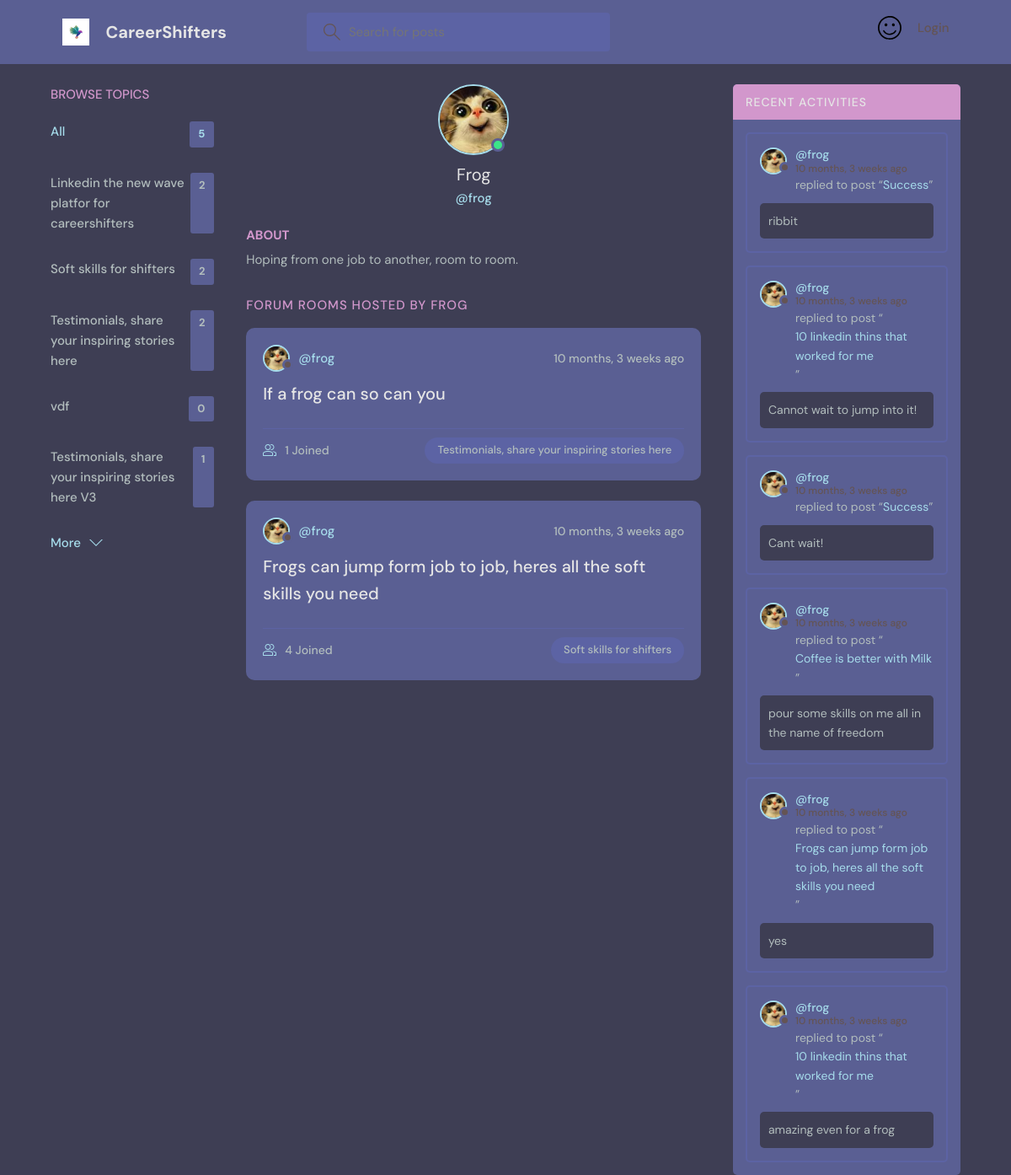
Before: /profile/2/ with the older database file.
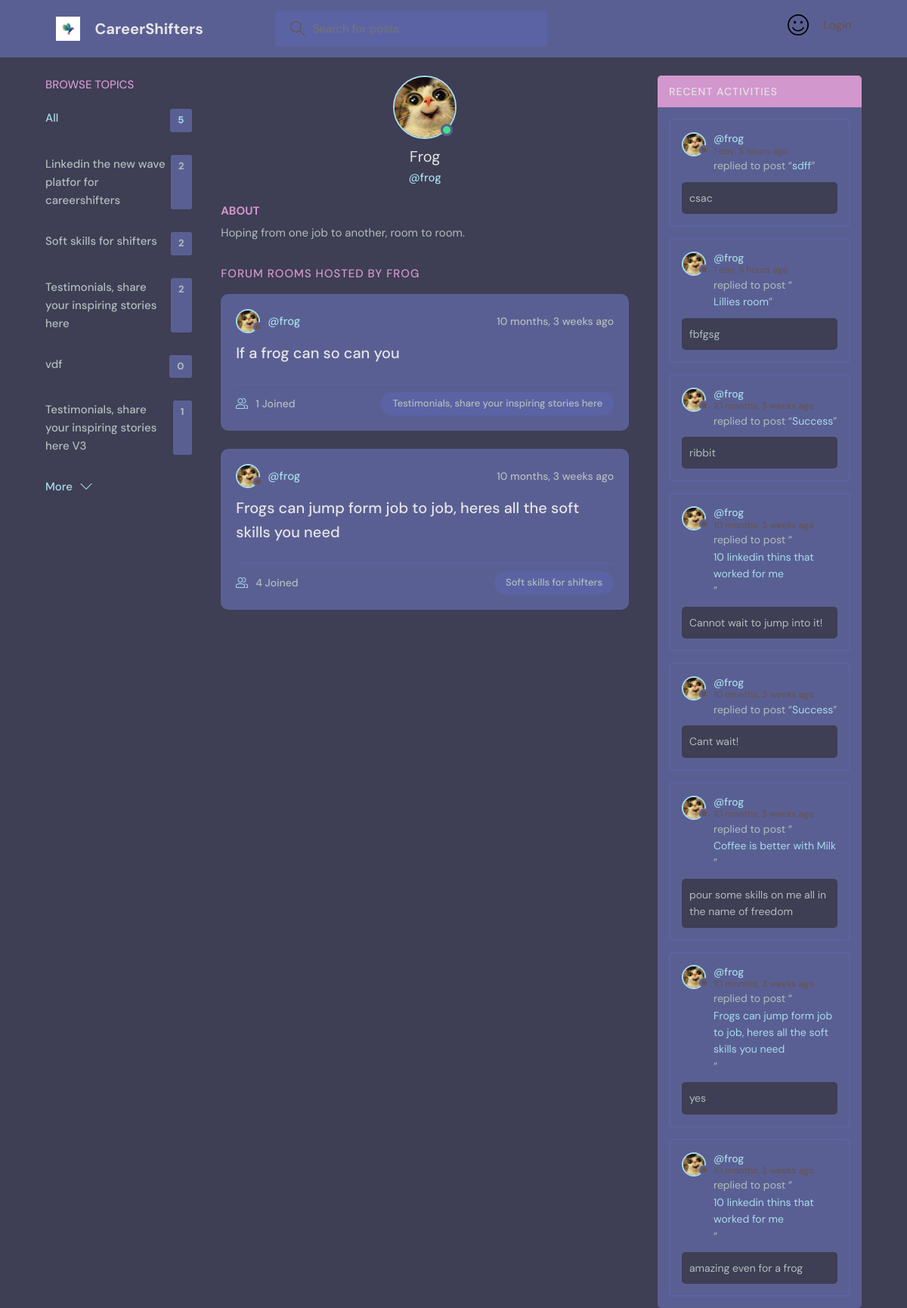
After: the same page with the newer database file.
### base/models.py (models this page shows, shortened)
class Topic(models.Model):
    name = models.CharField(max_length=200)

class Room(models.Model):
    host = models.ForeignKey(User, on_delete=models.SET_NULL, null=True)
    topic = models.ForeignKey(Topic, on_delete=models.SET_NULL, null=True)
    name = models.CharField(max_length=200)
    description = models.TextField(null=True, blank=True)
    participants = models.ManyToManyField(
        User, related_name='participants', blank=True)
    updated = models.DateTimeField(auto_now=True)
    created = models.DateTimeField(auto_now_add=True)
    class Meta:
        ordering = ['-updated', '-created']
    def __str__(self):
        return self.name

class User(AbstractUser):
    name = models.CharField(max_length=200, null=True)
    email = models.EmailField(unique=True, null=True)
    bio = models.TextField(null=True)
    avatar = models.ImageField(null=True, default="avatar.svg")
    USERNAME_FIELD = 'email'
    EMAIL_FIELD = 'email'
    REQUIRED_FIELDS =  ['username'] # added username, for super user

class Message(models.Model):
    user = models.ForeignKey(User, on_delete=models.CASCADE)
    room = models.ForeignKey(Room, on_delete=models.CASCADE)
    body = models.TextField()
    updated = models.DateTimeField(auto_now=True)
    created = models.DateTimeField(auto_now_add=True)
    class Meta:
        ordering = ['-updated', '-created']

### base/views.py (the view)
# urls.py: path('profile/<str:pk>/', views.userProfile, name="user-profile"),
def userProfile(request, pk):
    user = User.objects.get(id=pk)
    rooms = user.room_set.all()
    room_messages = user.message_set.all()
    topics = Topic.objects.all()
    context = {'user': user, 'rooms': rooms,
               'room_messages': room_messages, 'topics': topics}
    return render(request, 'base/profile.html', context)

### base/templates/base/profile.html (shortened to what this page needs)
{% extends 'main.html' %}
{% block content %}
<main class="profile-page layout layout--3">
  <div class="container">
    {% include 'base/topics_component.html' %}
    <div class="roomList">
      <div class="profile">
        <div class="profile__avatar">
          <div class="avatar avatar--large active">
            <img src="{{user.avatar.url}}" />
          </div>
        </div>
        <div class="profile__info">
          <h3>{{user.name}}</h3>
          <p>@{{user.username}}</p>
        </div>
        <div class="profile__about">
          <h3>About</h3>
          <p>
            {{user.bio}}
          </p>
        </div>
      </div>
      <div class="roomList__header">
        <div>
          <h2>Forum Rooms Hosted by {{user.username}}</a>
          </h2>
        </div>
      </div>
      {% include 'base/feed_component.html' %}
    </div>
    {% include 'base/activity_component.html' %}
  </div>
</main>
{% endblock content %}

### base/templates/base/topics_component.html
<div class="topics">
    <div class="topics__header">
        <h2>Browse Topics</h2>
    </div>
    <ul class="topics__list">
        <li>
            <a href="{% url 'home' %}" class="active">All <span>{{topics.count}}</span></a>
        </li>
        {% for topic in topics %}
        <li>
            <a href="{% url 'home' %}?q={{topic.name}}">{{topic.name}}<span>{{topic.room_set.all.count}}</span></a>
        </li>
        {% endfor %}
    </ul>
    <a class="btn btn--link" href="{% url 'topics' %}">
        More
        <svg version="1.1" xmlns="http://www.w3.org/2000/svg" width="32" height="32" viewBox="0 0 32 32">
            <title>chevron-down</title>
            <path d="M16 21l-13-13h-3l16 16 16-16h-3l-13 13z"></path>
        </svg>
    </a>
</div>

### base/templates/base/feed_component.html (shortened to what this page needs)
{% for room in rooms %}
<div class="roomListRoom">
    <div class="roomListRoom__header">
        <a href="{% url 'user-profile' room.host.id %}" class="roomListRoom__author">
            <div class="avatar avatar--small">
                <img src="{{room.host.avatar.url}}" />
            </div>
            <span>@{{room.host.username}}</span>
        </a>
        <div class="roomListRoom__actions">
            <span>{{room.created|timesince}} ago</span>
        </div>
    </div>
    <div class="roomListRoom__content">
        <a href="{% url 'room' room.id %}">{{room.name}}</a>
    </div>
    <div class="roomListRoom__meta">
        <a href="{% url 'room' room.id %}" class="roomListRoom__joined">
            {{room.participants.all.count}} Joined
        </a>
        <p class="roomListRoom__topic">{{room.topic.name}}</p>
    </div>
</div>
{% endfor %}

### base/templates/base/activity_component.html (shortened to what this page needs)
<div class="activities">
    <div class="activities__header">
        <h2>Recent Activities</h2>
    </div>
    {% for message in room_messages %}
    <div class="activities__box">
        <div class="activities__boxHeader roomListRoom__header">
            <a href="{% url 'user-profile' message.user.id %}" class="roomListRoom__author">
                <div class="avatar avatar--small">
                    <img src="{{message.user.avatar.url}}" />
                </div>
                <p>
                    @{{message.user.username}}
                    <span>{{message.created|timesince}} ago</span>
                </p>
            </a>
        </div>
        <div class="activities__boxContent">
            <p>replied to post “<a href="{% url 'room' message.room.id %}">{{message.room}}</a>”</p>
            <div class="activities__boxRoomContent">{{message.body}}</div>
        </div>
    </div>
    {% endfor %}
</div>

Changed rows visible on the page:
added Message: user.avatar (picture), user.username "frog", created "1 day, 5 hours", room "sdff", body "csac"
added Message: user.avatar (picture), user.username "frog", created "1 day, 5 hours", room "Lillies room", body "fbfgsg"
